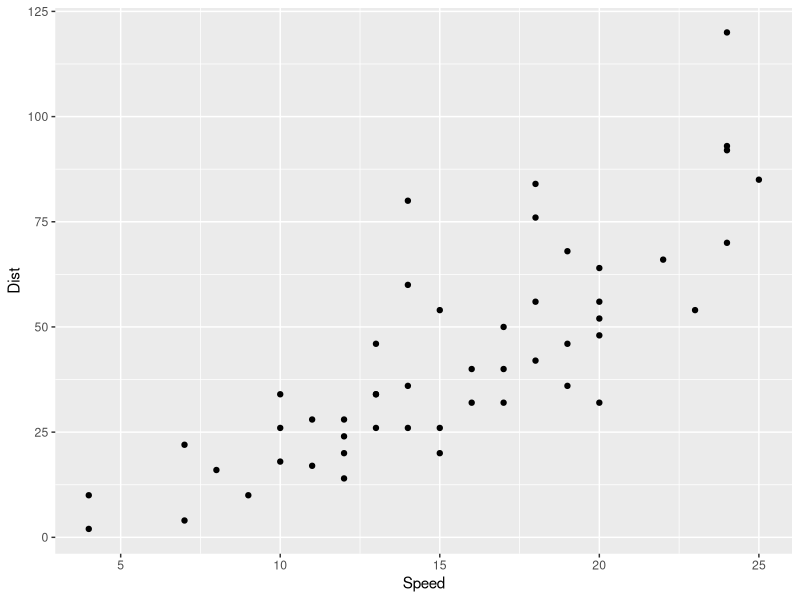
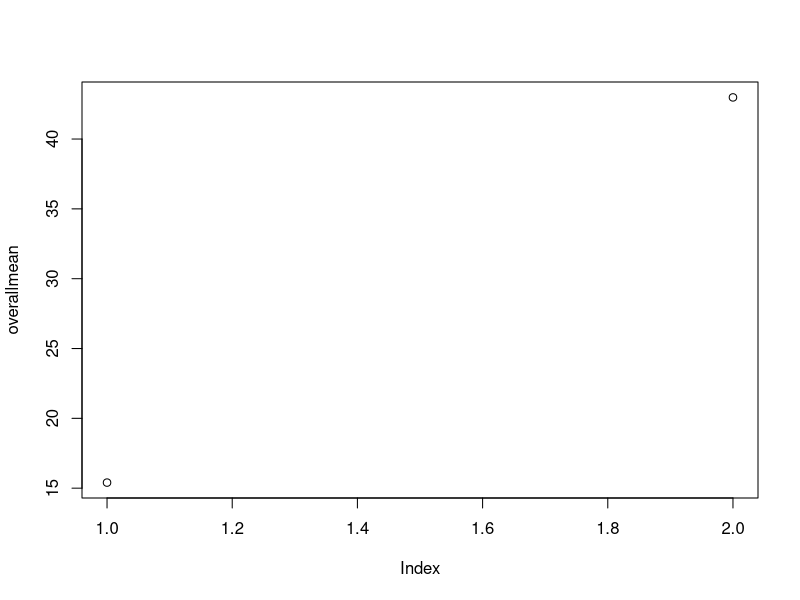

Write the R code that produced these figures, in order.
## ---- chunk 1
knitr::opts_chunk$set(echo = TRUE)
## ---- chunk 2
library(ggplot2)
colnames(cars) <- c("Speed","Dist")
cars
str(cars)
summary(cars)
speedmean=mean(cars$Speed)
distmean=mean(cars$Dist)
overallmean=rbind(speedmean,distmean)
## ---- chunk 3
ggplot(data = cars, aes(x=Speed,Dist)) +
  geom_point(aes(Speed))
plot(overallmean)
